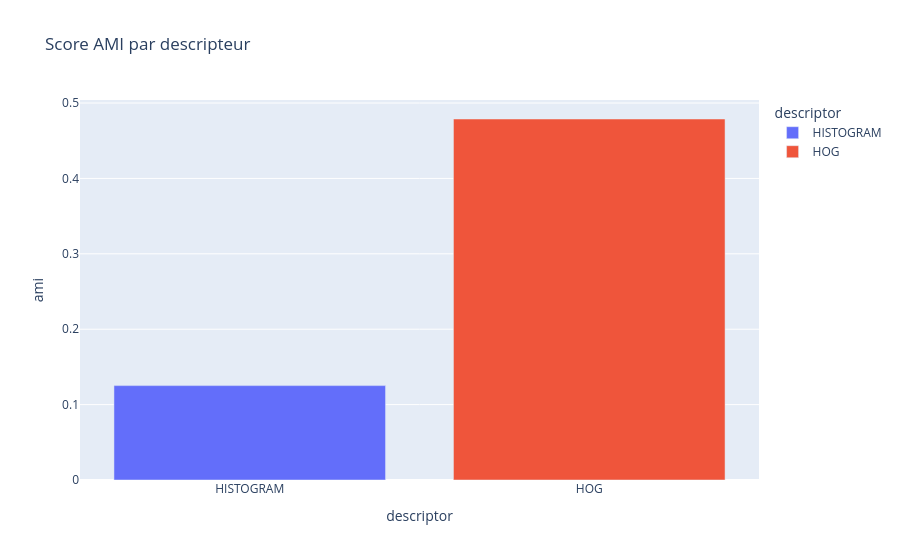

This figure's notebook cell:
### Markdown cell above
***2. Métriques d'évaluation***
- Nous calculerons et afficherons diverses métriques d'évaluation, telles que le score AMI (Adjusted Mutual Information), pour quantifier la qualité du clustering obtenu avec chaque descripteur.

***TODO :*** 
- Utilisez la fonction `px.bar()` pour afficher un histogramme du score AMI.
- lien : https://plotly.com/python/horizontal-bar-charts/

### Code cell
graph_size = 300
fig = px.bar(df_metric, x='descriptor', y='ami', color='descriptor', title='Score AMI par descripteur')
fig.show()

### Figure 1 — Plotly figure (JSON) as saved in the notebook; plotly's stock layout.template omitted (floating-point values rounded to 4 significant figures)
{"data": [{"alignmentgroup": "True", "hovertemplate": "descriptor=%{x}<br>ami=%{y}<extra></extra>", "legendgroup": "HISTOGRAM", "marker": {"color": "#636efa", "pattern": {"shape": ""}}, "name": "HISTOGRAM", "offsetgroup": "HISTOGRAM", "orientation": "v", "showlegend": true, "textposition": "auto", "type": "bar", "x": ["HISTOGRAM"], "xaxis": "x", "y": [0.1252], "yaxis": "y"}, {"alignmentgroup": "True", "hovertemplate": "descriptor=%{x}<br>ami=%{y}<extra></extra>", "legendgroup": "HOG", "marker": {"color": "#EF553B", "pattern": {"shape": ""}}, "name": "HOG", "offsetgroup": "HOG", "orientation": "v", "showlegend": true, "textposition": "auto", "type": "bar", "x": ["HOG"], "xaxis": "x", "y": [0.4788], "yaxis": "y"}], "layout": {"barmode": "relative", "legend": {"title": {"text": "descriptor"}, "tracegroupgap": 0}, "title": {"text": "Score AMI par descripteur"}, "xaxis": {"anchor": "y", "categoryarray": ["HISTOGRAM", "HOG"], "categoryorder": "array", "domain": [0, 1], "title": {"text": "descriptor"}}, "yaxis": {"anchor": "x", "domain": [0, 1], "title": {"text": "ami"}}}}
